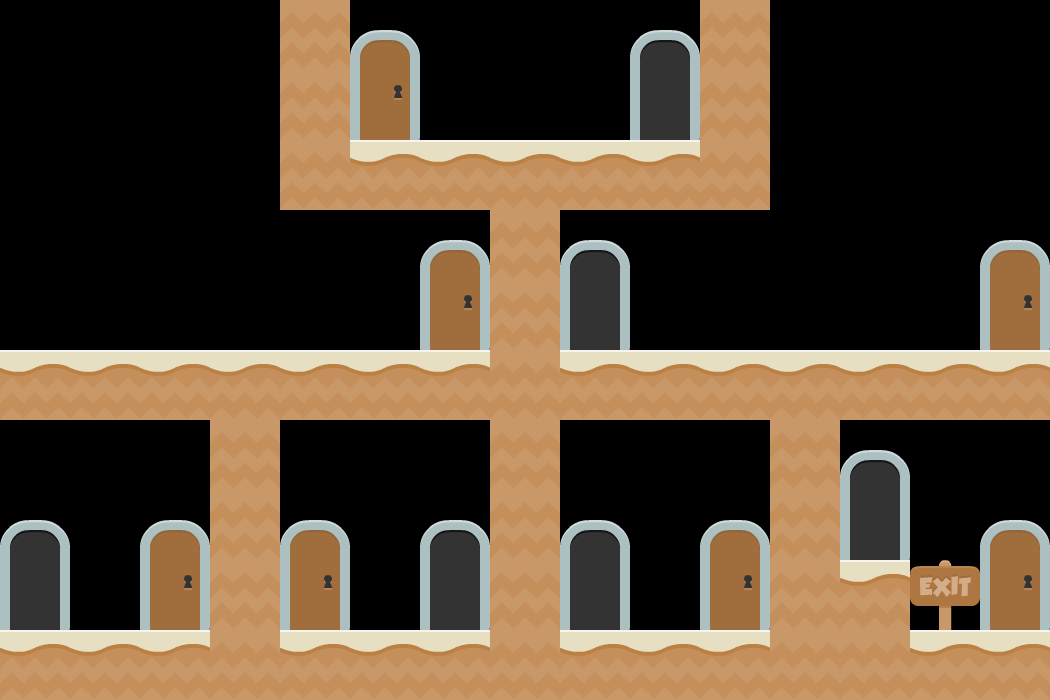

The image is a tile-based game level rendered from a .tmx file. Its description and complete source (layers, tilesets, objects, tile grids) follow:
An orthogonal 15x10 tile map with 70x70 px tiles, 1 tile layer (Tile Layer 1) and 17 objects (7x door, 6x wall, 4x platform).

<map version="1.0" tiledversion="1.0.1" orientation="orthogonal" renderorder="right-down" width="15" height="10" tilewidth="70" tileheight="70" nextobjectid="65">
 <properties>
  <property name="star1time" type="float" value="7" />
 </properties>
 <tileset firstgid="1" name="tiles_spritesheet" tilewidth="70" tileheight="70" spacing="2" tilecount="156" columns="12">
  <image source="tiles_spritesheet.png" width="914" height="936" />
 </tileset>
 <layer name="Tile Layer 1" width="15" height="10">
  <data encoding="csv">
0,0,0,0,153,70,0,0,0,46,153,0,0,0,0,
0,0,0,0,153,82,0,0,0,58,153,0,0,0,0,
0,0,0,0,153,101,101,101,101,101,153,0,0,0,0,
0,0,0,0,0,0,70,153,46,0,0,0,0,0,70,
0,0,0,0,0,0,82,153,58,0,0,0,0,0,82,
101,101,101,101,101,101,101,153,101,101,101,101,101,101,101,
0,0,0,153,0,0,0,153,0,0,0,153,46,0,0,
46,0,70,153,70,0,46,153,46,0,70,153,58,0,70,
58,0,82,153,82,0,58,153,58,0,82,153,101,65,82,
101,101,101,153,101,101,101,153,101,101,101,153,153,101,101
</data>
 </layer>
 <objectgroup name="Object Layer 1">
  <object id="44" type="platform" x="0" y="350" width="1050" height="70" />
  <object id="45" type="platform" x="0" y="630" width="1050" height="70" />
  <object id="46" type="platform" x="350" y="140" width="350" height="70" />
  <object id="47" type="platform" x="840" y="560" width="70" height="70" />
  <object id="48" type="wall" x="210" y="420" width="70" height="210" />
  <object id="49" type="wall" x="490" y="420" width="70" height="210" />
  <object id="50" type="wall" x="770" y="420" width="70" height="210" />
  <object id="51" type="wall" x="490" y="210" width="70" height="140" />
  <object id="52" type="wall" x="280" y="0" width="70" height="210" />
  <object id="53" type="wall" x="700" y="0" width="70" height="210" />
  <object id="55" type="door" x="140" y="490" width="70" height="140" />
  <object id="56" type="door" x="420" y="210" width="70" height="140" />
  <object id="58" type="door" x="280" y="490" width="70" height="140" />
  <object id="60" type="door" x="980" y="210" width="70" height="140" />
  <object id="61" type="door" x="700" y="490" width="70" height="140" />
  <object id="62" type="door" x="350" y="0" width="70" height="140" />
  <object id="64" type="door" x="980" y="490" width="70" height="140" />
 </objectgroup>
</map>
